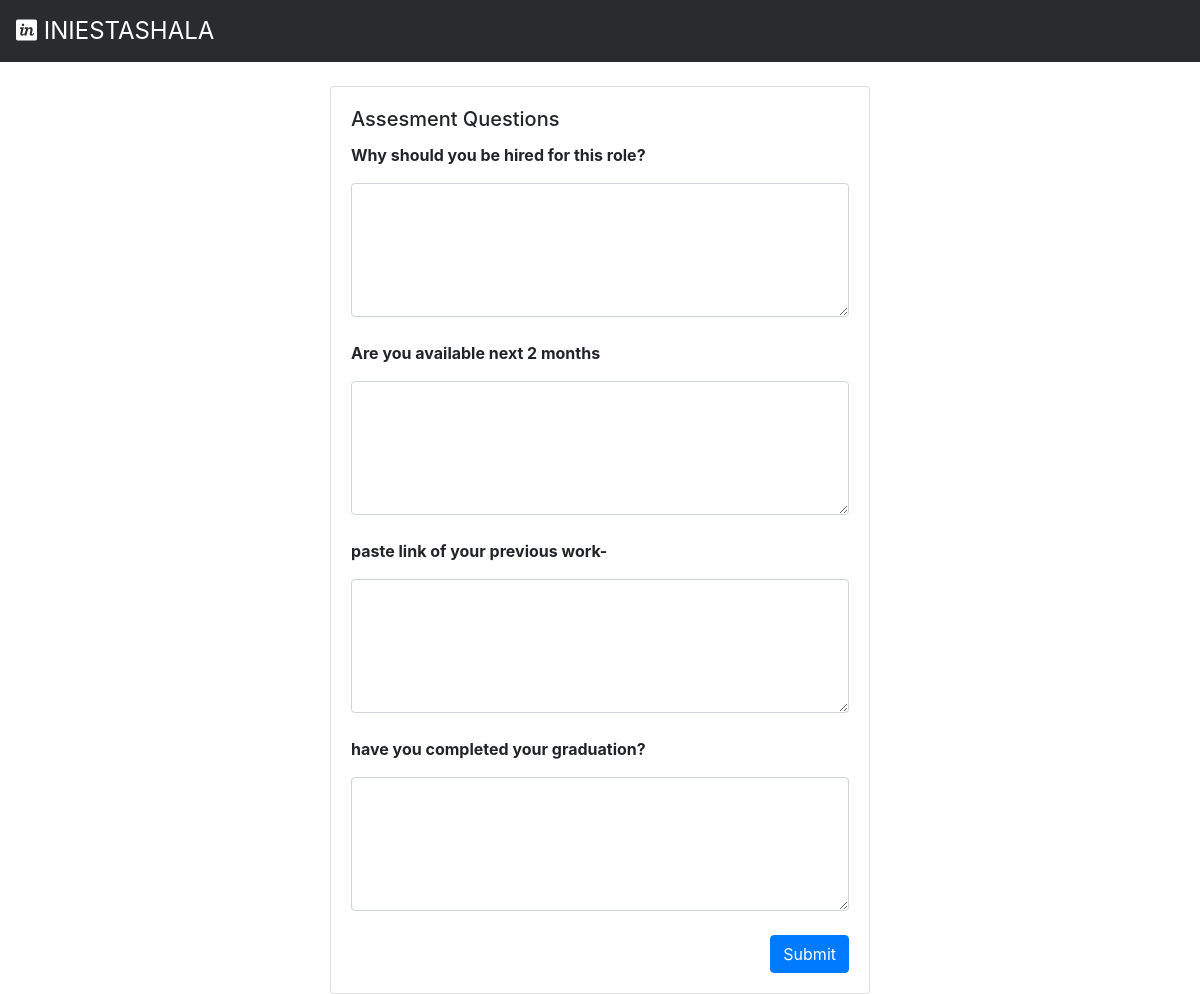
/evaluation.php?company_id=1 (signed in), run on the app's committed database.
### tables this page shows
CREATE TABLE IF NOT EXISTS `data` (
  `id` int(11) NOT NULL AUTO_INCREMENT,
  `job` varchar(50) DEFAULT NULL,
  `work_home` varchar(11) DEFAULT NULL,
  `partime` varchar(11) DEFAULT NULL,
  `start_date` varchar(30) DEFAULT NULL,
  `duration` varchar(11) DEFAULT NULL,
  `internship_women` varchar(11) DEFAULT NULL,
  `job_offer` varchar(11) DEFAULT NULL,
  `company_name` varchar(50) DEFAULT NULL,
  `location` varchar(50) DEFAULT NULL,
  `stipend` varchar(11) DEFAULT NULL,
  `posted_on` varchar(40) DEFAULT NULL,
  `apply_by` varchar(30) DEFAULT NULL,
  `category` varchar(150) DEFAULT NULL,
  `openings` varchar(11) DEFAULT NULL,
  `responsibility` varchar(1000) DEFAULT NULL,
  `perks` varchar(200) DEFAULT NULL,
  `skills` varchar(100) DEFAULT NULL,
  `questions` varchar(200) DEFAULT NULL,
  `description` varchar(1000) DEFAULT NULL,
  `owner` varchar(200) DEFAULT '',
  `approval_status` varchar(50) NOT NULL DEFAULT 'Not Approved',
  PRIMARY KEY (`id`)
);

### evaluation.php (the view, shortened to what this page needs)
<?php
include("connection.php");
$company_id=$_GET['company_id'];
if(!isset($_SESSION['id'])){
header('location: login.php?msg=kindly sign in first');
exit;
}
else
{ $now = time();
 if ($now > $_SESSION['expire']) {
            session_unset();
             session_destroy();
            echo "Your session has expired! <a href='registerStudent.php'>sign up here</a>";
}
        else {
        $querry='select * from data where id='.$company_id.'';
        $res= mysqli_query($con, $querry)or die(mysqli_errno($con));
        $out= mysqli_fetch_array($res)or die(mysqli_errno($con));
?>
<!DOCTYPE html>
<html lang="en">
<head>
    <link rel="stylesheet" href="https://stackpath.bootstrapcdn.com/bootstrap/4.4.1/css/bootstrap.min.css"
>
</body>
</head>
<body>
    <nav class="navbar navbar-expand-lg navbar-dark" style="background-color: #292b2c;">
        <a class="navbar-brand" style="font-size:x-large;" href="#"><i class="fab fa-invision"></i> INIESTASHALA</a>
    </nav>
    <br>
    <div class="container">
        <div class="row justify-content-md-center">
            <div class="col-md-6">
                <div class="card">
                    <div class="card-body" d="cb">
                        <h5 class="card-title">Assesment Questions</h5>
                        <p class="card-text"><b>Why should you be hired for this role?</b></p>
                        <textarea class="form-control" name="" id="" cols="50" rows="5"></textarea><br>
                        <p class="card-text"><b>Are you available next <?php echo $out['duration']." months"; ?></b></p>
                        <textarea class="form-control" name="" id="" cols="50" rows="5" required></textarea><br>
                        <?php
                           $data = explode (",", $out['questions']);
                           $n= count($data);
                           if($n>1){
                               for($i=0;$i<$n;$i++){
                        ?>
                         <p class="card-text"><b><?php echo $data[$i]; ?></b></p>
                         <textarea class="form-control" name="" id="" cols="50" rows="5" required></textarea><br>
                           <?php }}?>
                        <div class="text-right">
                            <button  class="btn btn-primary" onclick="submit()">Submit</button>
                        </div>
                    </div>
                </div>
            </div>
        </div>
    </div>
</html>
<?php }} ?>

### data on the page
data: duration "2", questions "paste link of your previous work-", questions "have you completed your graduation?"
